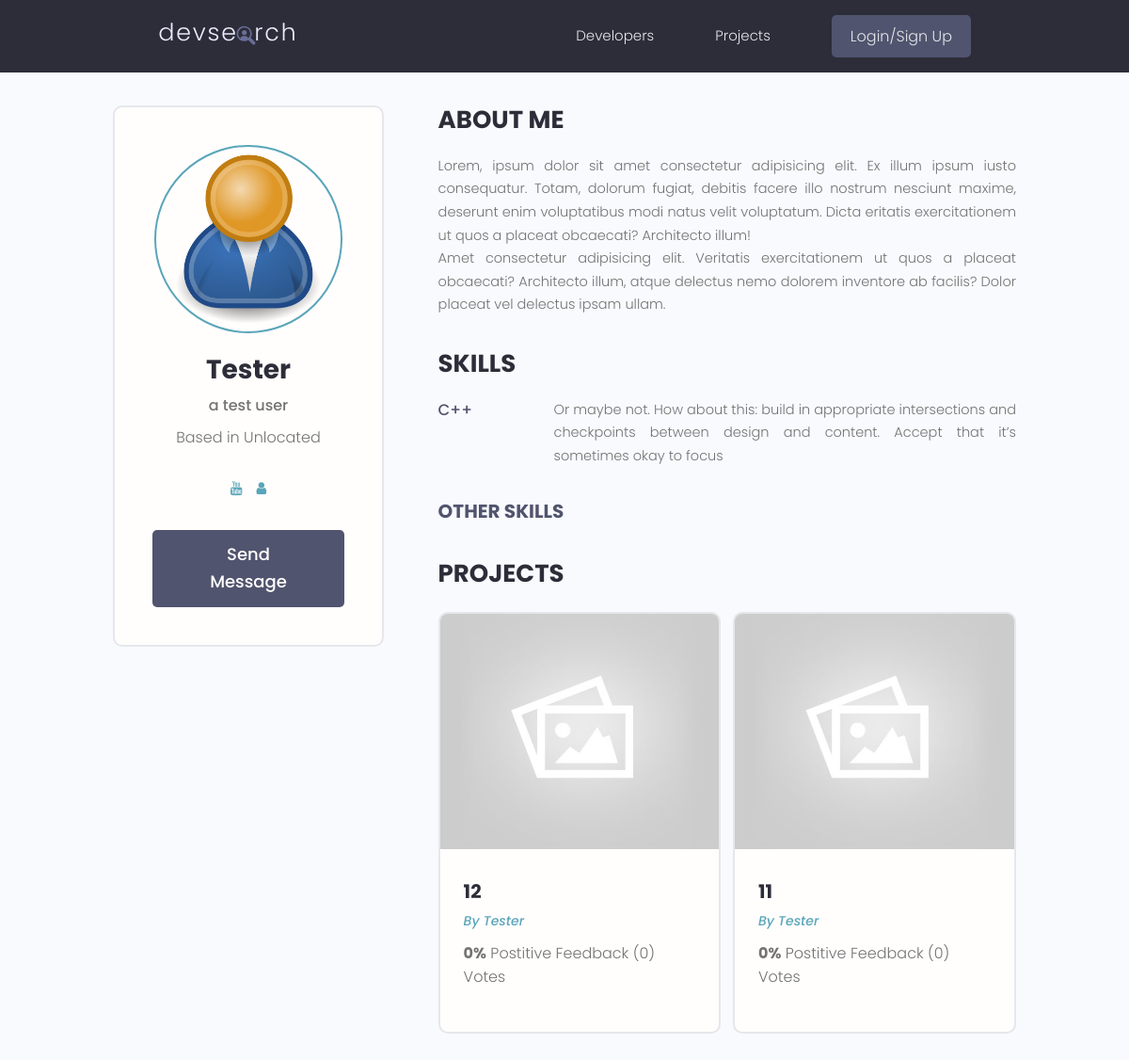
Screenshot of /profiles/profile/5b2eb56f-1ff4-408a-a7c8-ceac1f862510/ with the database file from the repository.
### users/models.py (models this page shows, shortened)
class Profile(models.Model):
    user = models.OneToOneField(User,on_delete=models.CASCADE , null=True, blank= True)
    name = models.CharField(max_length=255, blank=True, null=True)
    email = models.EmailField(max_length=500 , blank=True, null=True)
    username = models.CharField(max_length=255, blank=True, null=True)
    location = models.CharField(max_length=255, blank=True, null=True)
    short_intro = models.CharField(max_length=255, blank=True , null=True)
    bio = models.TextField(blank=True,null=True)
    profile_image = models.ImageField(null=True , blank=True, upload_to='profiles/', default='profiles/user-default.png')
    social_github = models.CharField(max_length=255, blank=True, null=True)
    social_twitter = models.CharField(max_length=255, blank=True, null=True)
    social_linkedin = models.CharField(max_length=255, blank=True, null=True)
    social_youtube = models.CharField(max_length=255, blank=True, null=True)
    social_website = models.CharField(max_length=255, blank=True, null=True)
    created = models.DateTimeField(auto_now_add=True)
    id = models.UUIDField(default=uuid.uuid4, unique=True, primary_key=True, editable=False)
    class Meta:
        ordering = ['created']

class Skill(models.Model):
    owner = models.ForeignKey(Profile,on_delete=models.CASCADE, null=True,blank=True)
    name = models.CharField(max_length=255, blank=True, null=True)
    descriptions= models.TextField(null=True,blank=True)
    created = models.DateTimeField(auto_now_add=True)
    id = models.UUIDField(default=uuid.uuid4, unique=True, primary_key=True, editable=False)
    def __str__(self) -> str:
        return self.name

### projects/models.py (models this page shows, shortened)
class Project(models.Model):
    owner = models.ForeignKey(Profile,null=True , blank=True , on_delete=models.CASCADE)
    title = models.CharField(max_length=255)
    descriptions= models.TextField(null=True,blank=True)
    feature_image = models.ImageField(null=True, blank=True,
                                      default='default.jpg')
    demo_link = models.CharField(max_length=2000,null=True,blank=True)
    source_link= models.CharField(max_length=2000,null=True,blank=True)
    tags= models.ManyToManyField(Tags, blank=True)
    vote_total = models.IntegerField(default=0, null=True, blank=True)
    vote_ratio = models.IntegerField(default=0, null=True, blank=True)
    created = models.DateTimeField(auto_now_add=True) # generate the time when we created.
    id = models.UUIDField(default=uuid.uuid4, unique=True, primary_key=True, editable=False)
    class Meta:
        ordering = ['-vote_total','-vote_ratio','-title']
    @property
    def ImgUrl(self):      #another way to get the image.url
        try:
            img = self.feature_image.url
        except:
            img=''
        return img

### users/views.py (the view)
# urls.py: path('profile/<str:pk>/',views.UserProfile, name= 'user-profile'),
def UserProfile(request,pk):
    profile =  Profile.objects.get(id=pk)
    topSkills = profile.skill_set.exclude(descriptions__exact="")
    otherSkills = profile.skill_set.filter(descriptions="")
    context = {'profile':profile, 'topskills':topSkills,'otherskills':otherSkills}
    return render(request, 'users/user_profile.html',context)

### users/templates/users/user_profile.html (shortened to what this page needs)
{% extends 'main.html' %}
{% block content %}
  <main class="profile my-md">
    <div class="container">
      <div class="layout">
        <div class="column column--1of3">
          <div class="card text-center">
            <div class="card__body dev">
              <img class="avatar avatar--xl" src="{{profile.profile_image.url}}" />
              <h2 class="dev__name">{{profile.name}}</h2>
              <p class="dev__title">{{profile.short_intro}}</p>
              <p class="dev__location">Based in {{profile.location}}</p>
              <ul class="dev__social">
                {%if profile.social_youtube%}
                <li>
                  <a title="Youtube" href="{{profile.social_youtube}}" target="_blank"><i class="fa fa-youtube" aria-hidden="true"></i></a>
                </li>
                {% endif %}
                {%if profile.social_website%}
                <li>
                  <a title="Personal Website" href="{{profile.social_website}}" target="_blank"><i class="fa fa-user" aria-hidden="true"></i></a>
                </li>
                {% endif %}
              </ul>
              {% if request.user.profile.id != profile.id %}
              <a href="{% url 'create-message' profile.id %}" class="btn btn--sub btn--lg">Send Message </a>
              {% endif%}
            </div>
          </div>
        </div>
        <div class="column column--2of3">
          <div class="devInfo">
            <h3 class="devInfo__title">About Me</h3>
            <p class="devInfo__about">
              Lorem, ipsum dolor sit amet consectetur adipisicing elit. Ex illum ipsum iusto consequatur. Totam,
              dolorum fugiat, debitis facere illo nostrum nesciunt maxime, deserunt enim voluptatibus modi natus velit
              voluptatum. Dicta eritatis exercitationem ut quos a placeat obcaecati? Architecto illum!
              <br />
              Amet consectetur adipisicing elit. Veritatis exercitationem ut quos a placeat obcaecati? Architecto
              illum, atque delectus nemo dolorem inventore ab facilis? Dolor placeat vel delectus ipsam ullam.
            </p>
          </div>
          <div class="devInfo">
            <h3 class="devInfo__title">Skills</h3>
            <div class="devInfo__skills">
                {% for skill in topskills %}
              <div class="devSkill">
                <h4 class="devSkill__title">{{skill}}</h4>
                <p class="devSkill__info">
                  {{skill.descriptions|slice:"150"}}
                </p>
              </div>
              {% endfor %}
              <h3 class="devInfo__subtitle">Other Skills</h3>
            </div>
          </div>
          <div class="devInfo">
            <h3 class="devInfo__title">Projects</h3>
            <div class="grid grid--two">
                {% for project in profile.project_set.all %}
              <div class="column">
                <div class="card project">
                  <a href="{% url 'single-project' project.id %}" class="project">
                    <img class="project__thumbnail" src="{{project.ImgUrl}}" alt="project thumbnail" />
                    <div class="card__body">
                      <h3 class="project__title">{{project.title}}</h3>
                      <p><a class="project__author" href="{% url 'user-profile' project.owner.id %}">By {{project.owner.name}}</a></p>
                      <p class="project--rating">
                        <span style="font-weight: bold;">{{project.vote_ratio}}%</span> Postitive
                        Feedback ({{project.vote_total}}) Vote{{project.vote_total|pluralize:"s"}}
                      </p>
                    </div>
                  </a>
                </div>
              </div>
              {%endfor%}
            </div>
          </div>
        </div>
      </div>
    </div>
  </main>
{% endblock content %}

### static/css/app.css (style rules this page uses)
:root { --color-sub: #2d2d39; }
.btn--sub { background-color: var(--color-sub-light); }
.card { border: 2px solid var(--color-light); }
img { width: 100%; }
.profile .card > .dev { padding: 4rem; }
.dev__name { color: var(--color-sub); font-size: 2.8rem; font-weight: 700; margin-top: 1rem; margin-bottom: 0.5rem; }
.dev__title { font-size: 1.6rem; font-weight: 500; line-height: 1.3; }
.dev__location { margin-top: 1rem; }
.dev__social { margin: 3rem 0; list-style: none; display: flex; justify-content: center; gap: 1.5rem; }
.devInfo { margin-bottom: 3rem; }
.devInfo__title, .devInfo__subtitle { font-size: 2.6rem; color: var(--color-sub); text-transform: uppercase; font-weight: 700; margin-bottom: 1.5rem; }
.devInfo__subtitle { font-size: 2rem; color: var(--color-sub-light); }
.devInfo__about, .devSkill__info { font-size: 1.45rem; line-height: 1.7; text-align: justify; }
.devSkill { margin-bottom: 3rem; }
.devSkill__title { font-size: 1.65rem; font-weight: 500; color: var(--color-sub-light); }
@media screen and (min-width: 700px) { .devSkill { display: flex; justify-content: space-between; gap: 3rem; } }
@media screen and (min-width: 700px) { .devSkill__info { flex-basis: 80%; } }
.project__author { font-size: 1.4rem; font-style: italic; }
.project--rating { margin-bottom: 1.6em; margin-top: .5em; }
.project__thumbnail { height: 25rem; object-fit: cover; object-position: top center; }
.project__title { font-size: 2rem; font-weight: 700; color: var(--color-sub); }

### static/uikit/styles/modules/_variables.css (style rules this page uses)
:root { --color-main: #5aa5b9; --color-main-light: #e6faff; --color-sub: #3f4156; --color-sub-light: #51546e; --color-sub-lighter: #ededfd; --color-text: #737373; --color-gray: #8b8b8b; --color-light: #e5e7eb; --color-light-gray: #767676; --color-bg: #f8fafd; --color-white: #fffefd; --color-white-light: #f3f3f3; --color-success: #359e64; --color-success-bg: #def8e8; --color-error: #fc4b0b; --color-error-bg: #fff2ee; --font-base: 'Poppins', arial, helvetica, 'Segoe UI', roboto, ubuntu, sans-serif; --font-monospace: 'Fira Code', 'Courier New', courier, monospace; --font-regular: 300; --font-medium: 500; --font-bold: 700; --generic-shadow: 1px 1px 5px #00000010; --generic-transition: all 0.3s ease-in-out; }

### static/uikit/styles/modules/_base.css (style rules this page uses)
* { margin: 0; padding: 0; box-sizing: border-box; text-rendering: optimizeLegibility; color: inherit; font-size: inherit; }
html { font-size: 50%; }
@media only screen and (min-width: 480px) { html { font-size: 56.25%; } }
@media only screen and (min-width: 1200px) { html { font-size: 62.5%; } }
body { line-height: 1.6; font-weight: 400; font-size: 1.5rem; color: var(--color-text); background-color: var(--color-bg); min-height: 100vh; }

### static/uikit/styles/modules/_typography.css (style rules this page uses)
* { font-family: var(--font-base); }
h2 { font-size: 3.6rem; font-weight: var(--font-bold); }
h3 { font-size: 3.2rem; font-weight: var(--font-medium); }
h4 { font-size: 2.8rem; font-weight: var(--font-medium); }
p, span, strong { font-size: 1.6rem; color: var(--color-text); font-weight: var(--font-regular); }
a { padding-bottom: 2px; text-decoration: none; display: inline-block; color: var(--color-main); font-weight: var(--font-medium); }

### static/uikit/styles/modules/_utilities.css (style rules this page uses)
.container { width: 92%; max-width: 165rem; margin: 0 auto; box-sizing: border-box; }
@media screen and (min-width: 1000px) { .container { width: 90%; } }
@media screen and (min-width: 1200px) { .container { width: 80%; } }
.text-center { text-align: center; }
.my-md { margin: 3rem auto; }

### static/uikit/styles/modules/_avatar.css (style rules this page uses)
.avatar { border-radius: 50%; border: 2px solid var(--color-main); object-fit: cover; }
.avatar--xl { height: 20rem; width: 20rem; }

### static/uikit/styles/modules/_button.css (style rules this page uses)
.btn { display: inline-block; position: relative; cursor: pointer; background-color: var(--color-light); font-weight: var(--font-medium); color: var(--color-sub); text-decoration: none; padding: 1rem 2rem; border-radius: 0.5rem; border: none; width: -webkit-fit-content; width: -moz-fit-content; width: fit-content; height: -webkit-fit-content; height: -moz-fit-content; height: fit-content; font-size: 1.6rem; outline-width: 0; outline-color: transparent; -webkit-backface-visibility: hidden; backface-visibility: hidden; transition: all 0.3s ease-in-out; }
.btn--sub { background-color: var(--color-sub); color: var(--color-white); }
.btn--lg { font-size: 1.8rem; padding: 1.2rem 4.5rem; }

### static/uikit/styles/modules/_card.css (style rules this page uses)
.card { border-radius: 1rem; background-color: var(--color-white); border: 1.5px solid var(--color-light); width: auto; height: auto; margin-top: 0.5rem; margin-bottom: 0.5rem; overflow: hidden; }
.card__body, .card__header { padding: 2rem 2.5rem; }

### rows the page displays
Profile: profile_image (placeholder picture), name "Tester", short_intro "a test user", location "Unlocated"
Skill: name "C++", descriptions "Or maybe not. How about this: build in appropriate intersections and checkpoints between design and content. Accept that it’s sometimes okay to focus"
Project: ImgUrl (placeholder picture), title "12", owner.name "Tester", vote_ratio "0", vote_total "0"
Project: ImgUrl (placeholder picture), title "11", owner.name "Tester", vote_ratio "0", vote_total "0"
